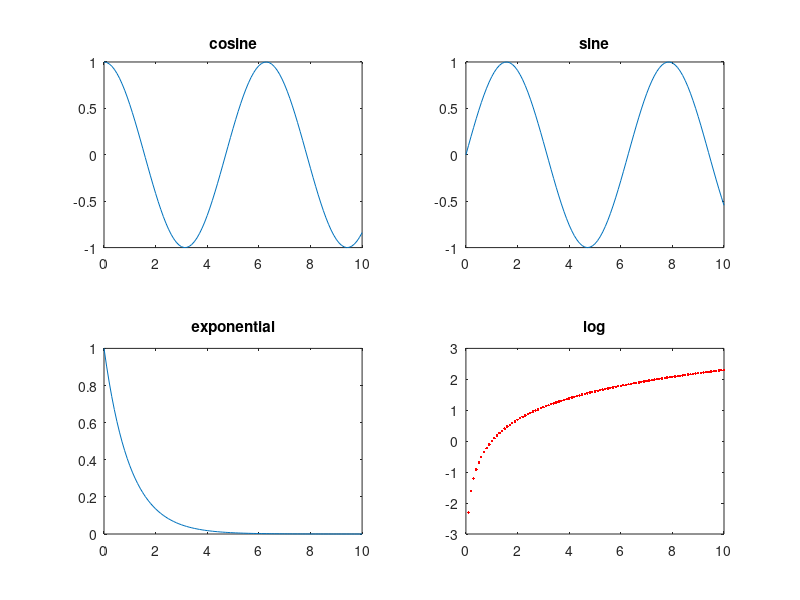

The MATLAB source for this figure:
clc; clear;
% 모든 figure 창 닫기
close all
% 데이터 준비
x = 0:0.1:10;
y1 = cos(x);
y2 = sin(x);
y3 = exp(-x);
y4 = log(x);

% figure(1)
subplot(2,2,1)
plot(x, y1)
title('cosine')

subplot(2,2,2)
plot(x, y2)
title('sine')

subplot(2,2,3)
plot(x, y3)
title('exponential')

subplot(2,2,4)
plot(x, y4, 'r.')
title('log')
